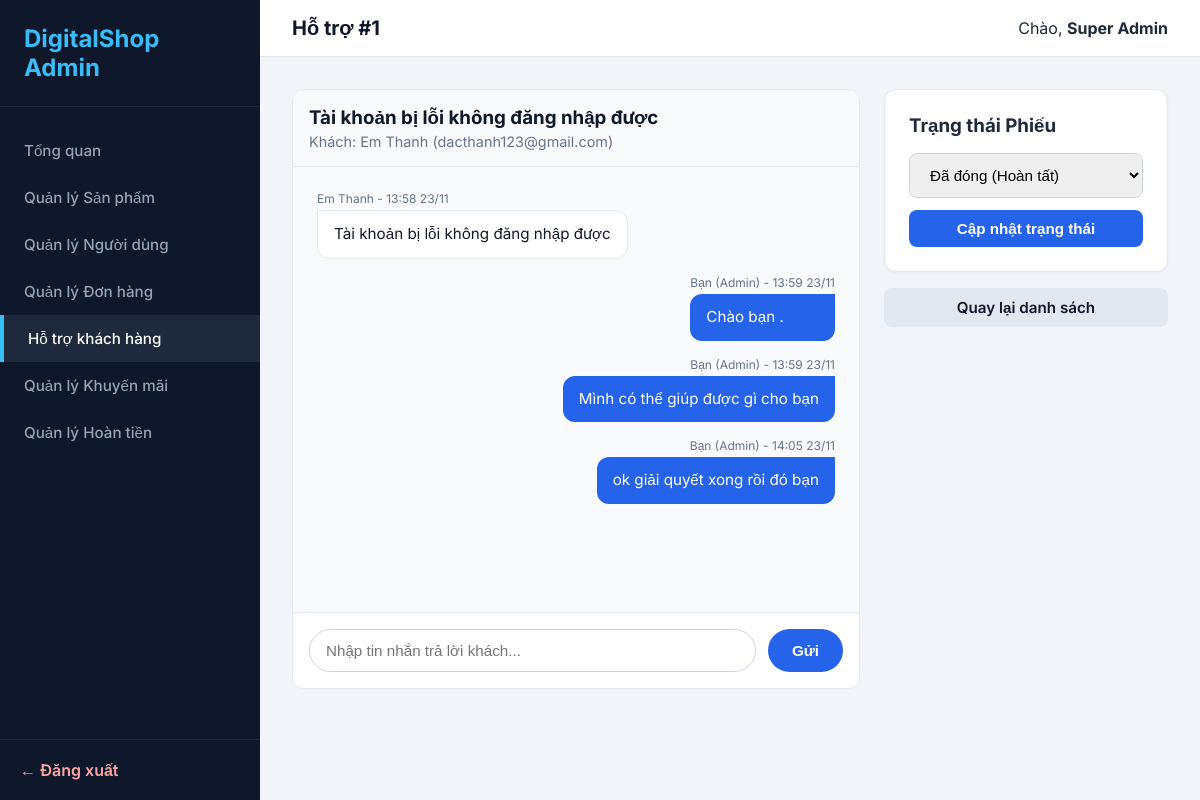
Screenshot of /admin/pages/ticket-detail.php?id=1 (signed in) with the database file from the repository.
### tables this page shows
CREATE TABLE `tickets` (
  `id` int(11) UNSIGNED NOT NULL,
  `user_id` int(11) UNSIGNED NOT NULL,
  `order_id` int(11) UNSIGNED DEFAULT NULL,
  `subject` varchar(255) NOT NULL,
  `status` enum('open','processing','closed') DEFAULT 'open',
  `created_at` datetime DEFAULT current_timestamp()
);

CREATE TABLE `users` (
  `id` int(11) UNSIGNED NOT NULL,
  `name` varchar(100) NOT NULL,
  `email` varchar(150) NOT NULL,
  `password_hash` varchar(255) NOT NULL,
  `balance` bigint(20) NOT NULL DEFAULT 0,
  `status` enum('active','banned') NOT NULL DEFAULT 'active',
  `created_at` datetime NOT NULL DEFAULT current_timestamp()
);

CREATE TABLE `ticket_replies` (
  `id` int(11) UNSIGNED NOT NULL,
  `ticket_id` int(11) UNSIGNED NOT NULL,
  `sender_type` enum('user','admin') NOT NULL,
  `message` text NOT NULL,
  `created_at` datetime DEFAULT current_timestamp()
);

### shared/bootstrap-admin.php (called while the page is built, shortened)
<?php
$host = '127.0.0.1'; $dbname = 'digital_shop'; $user = 'root'; $pass = '';
try {
    $db = new PDO("mysql:host=$host;dbname=$dbname;charset=utf8mb4", $user, $pass);
    $db->setAttribute(PDO::ATTR_ERRMODE, PDO::ERRMODE_EXCEPTION);
    $db->setAttribute(PDO::ATTR_DEFAULT_FETCH_MODE, PDO::FETCH_ASSOC);
} catch (Exception $e) { die("Lỗi DB: " . $e->getMessage()); }
function e($s) { return htmlspecialchars($s ?? '', ENT_QUOTES, 'UTF-8'); }
function is_admin_logged_in() { return isset($_SESSION['admin_id']); }
function current_admin() {
    global $db;
    $stmt = $db->prepare("SELECT * FROM admins WHERE id = ?");
    $stmt->execute([$_SESSION['admin_id']]);
    return $stmt->fetch();
}
function admin_view($template, $data = []) {
    extract($data);
    require __DIR__ . '/../admin/views/layouts/admin.php';
}

### admin/pages/ticket-detail.php (called while the page is built, shortened)
<?php
require __DIR__ . '/../../shared/bootstrap-admin.php';
$id = isset($_GET['id']) ? (int)$_GET['id'] : 0;
$stmt = $db->prepare("SELECT t.*, u.name as user_name, u.email as user_email FROM tickets t JOIN users u ON t.user_id = u.id WHERE t.id = ?");
$stmt->execute([$id]);
$ticket = $stmt->fetch();
$stmt = $db->prepare("SELECT * FROM ticket_replies WHERE ticket_id = ? ORDER BY created_at ASC");
$stmt->execute([$id]);
$replies = $stmt->fetchAll();
admin_view('ticket-detail', ['title' => 'Hỗ trợ #' . $id, 'ticket' => $ticket, 'replies' => $replies]);

### admin/views/ticket-detail.php (the view, shortened to what this page needs)
<div style="display: grid; grid-template-columns: 2fr 1fr; gap: 24px;">
    <div style="background: #fff; border: 1px solid #e2e8f0; border-radius: 12px; overflow: hidden; display: flex; flex-direction: column; height: 600px;">
        <div style="padding: 16px; background: #f8fafc; border-bottom: 1px solid #e2e8f0;">
            <h3 style="margin: 0; color: #0f172a;"><?= e($ticket['subject']) ?></h3>
            <p style="margin: 4px 0 0 0; color: #64748b; font-size: 0.9rem;">Khách: <?= e($ticket['user_name']) ?> (<?= e($ticket['user_email']) ?>)</p>
        </div>
        <div style="flex: 1; padding: 24px; overflow-y: auto; background: #f8fafc;">
            <?php foreach ($replies as $r): ?>
                <?php $isAdmin = ($r['sender_type'] == 'admin'); ?>
                <div style="display: flex; margin-bottom: 16px; justify-content: <?= $isAdmin ? 'flex-end' : 'flex-start'; ?>;">
                    <div style="max-width: 75%;">
                        <div style="font-size: 0.75rem; color: #64748b; margin-bottom: 4px; text-align: <?= $isAdmin ? 'right' : 'left'; ?>;">
                            <?= $isAdmin ? 'Bạn (Admin)' : e($ticket['user_name']) ?> - <?= date('H:i d/m', strtotime($r['created_at'])) ?>
                        </div>
                        <div style="padding: 12px 16px; border-radius: 12px; font-size: 0.95rem; line-height: 1.5; <?= $isAdmin ? 'background: #2563eb; color: #fff; border-top-right-radius: 0;' : 'background: #fff; border: 1px solid #e2e8f0; color: #0f172a; border-top-left-radius: 0;' ?>">
                            <?= nl2br(e($r['message'])) ?>
                        </div>
                    </div>
                </div>
            <?php endforeach; ?>
        </div>
        <div style="padding: 16px; background: #fff; border-top: 1px solid #e2e8f0;">
            <form method="post" style="display: flex; gap: 12px;">
                <input type="text" name="message" class="form-control" placeholder="Nhập tin nhắn trả lời khách..." required style="flex: 1; border-radius: 24px;">
                <button type="submit" class="btn btn-primary" style="border-radius: 24px; padding: 0 24px;">Gửi</button>
            </form>
        </div>
    </div>
    <div>
        <div class="data-card" style="padding: 24px;">
            <h3 style="margin-bottom: 16px;">Trạng thái Phiếu</h3>
            <form method="post">
                <select name="status" class="form-control" style="margin-bottom: 12px;">
                    <option value="closed" <?= $ticket['status'] == 'closed' ? 'selected' : '' ?>>Đã đóng (Hoàn tất)</option>
                </select>
                <button type="submit" class="btn btn-primary" style="width: 100%;">Cập nhật trạng thái</button>
            </form>
        </div>
        <a href="<?= ADMIN_BASE ?>/pages/tickets.php" class="btn" style="display:block; text-align:center; background:#e2e8f0; color:#0f172a; text-decoration:none; margin-top: 16px;">Quay lại danh sách</a>
    </div>
</div>

### admin/views/layouts/admin.php (shortened to what this page needs)
<!DOCTYPE html>
<html lang="vi">
<head>
    <link rel="stylesheet" href="<?= ADMIN_BASE ?>/assets/css/admin.css">
</head>
<body>
    <aside class="sidebar">
        <a href="<?= ADMIN_BASE ?>/index.php" class="sidebar-logo">DigitalShop Admin</a>
        <ul class="sidebar-menu">
            <li><a href="<?= ADMIN_BASE ?>/index.php" class="<?= (basename($_SERVER['PHP_SELF']) == 'index.php') ? 'active' : '' ?>">Tổng quan</a></li>
            <li><a href="<?= ADMIN_BASE ?>/pages/products.php" class="<?= (basename($_SERVER['PHP_SELF']) == 'products.php') ? 'active' : '' ?>">Quản lý Sản phẩm</a></li>
            <li><a href="<?= ADMIN_BASE ?>/pages/users.php" class="<?= (basename($_SERVER['PHP_SELF']) == 'users.php' || basename($_SERVER['PHP_SELF']) == 'user-detail.php') ? 'active' : '' ?>">Quản lý Người dùng</a></li>
            <li><a href="<?= ADMIN_BASE ?>/pages/orders.php" class="<?= (basename($_SERVER['PHP_SELF']) == 'orders.php' || basename($_SERVER['PHP_SELF']) == 'order-detail.php') ? 'active' : '' ?>">Quản lý Đơn hàng</a></li>
            <li><a href="<?= ADMIN_BASE ?>/pages/tickets.php" class="<?= (basename($_SERVER['PHP_SELF']) == 'tickets.php' || basename($_SERVER['PHP_SELF']) == 'ticket-detail.php') ? 'active' : '' ?>">Hỗ trợ khách hàng</a></li>
            <li><a href="<?= ADMIN_BASE ?>/pages/coupons.php" class="<?= (basename($_SERVER['PHP_SELF']) == 'coupons.php') ? 'active' : '' ?>">Quản lý Khuyến mãi</a></li>
            <li>
    <a href="<?= ADMIN_BASE ?>/pages/refunds.php" class="<?= (basename($_SERVER['PHP_SELF']) == 'refunds.php') ? 'active' : '' ?>">
        Quản lý Hoàn tiền
    </a>
</li>
        </ul>
        <div class="sidebar-footer"><a href="<?= ADMIN_BASE ?>/logout.php">← Đăng xuất</a></div>
    </aside>
    <main class="main-content">
        <header class="topbar">
            <h2><?= e($title ?? 'Dashboard') ?></h2>
            <div>Chào, <strong><?= e(current_admin()['name']) ?></strong></div>
        </header>
        <div class="content-area">
            <?php require __DIR__ . '/../' . $template . '.php'; ?>
        </div>
    </main>
</body>
</html>

### admin/assets/css/admin.css (style rules this page uses)
* { box-sizing: border-box; margin: 0; padding: 0; }
body { font-family: 'Inter', sans-serif; background: #f1f5f9; color: #1e293b; display: flex; min-height: 100vh; }
.sidebar { width: 260px; background: #0f172a; color: #fff; display: flex; flex-direction: column; position: fixed; height: 100vh; }
.sidebar-logo { padding: 24px; font-size: 1.5rem; font-weight: 700; border-bottom: 1px solid #1e293b; color: #38bdf8; text-decoration: none; }
.sidebar-menu { list-style: none; padding: 20px 0; flex: 1; }
.sidebar-menu a { display: block; padding: 14px 24px; color: #94a3b8; text-decoration: none; font-weight: 500; transition: 0.2s; font-size: 0.95rem; }
.sidebar-menu a:hover, .sidebar-menu a.active { background: #1e293b; color: #fff; border-left: 4px solid #38bdf8; }
.sidebar-footer { padding: 20px; border-top: 1px solid #1e293b; }
.sidebar-footer a { color: #fca5a5; text-decoration: none; font-weight: 600; }
.main-content { flex: 1; margin-left: 260px; display: flex; flex-direction: column; }
.topbar { background: #fff; padding: 16px 32px; display: flex; justify-content: space-between; align-items: center; border-bottom: 1px solid #e2e8f0; }
.topbar h2 { font-size: 1.25rem; font-weight: 700; color: #0f172a; }
.content-area { padding: 32px; }
.data-card { background: #fff; border-radius: 12px; border: 1px solid #e2e8f0; overflow: hidden; box-shadow: 0 1px 3px rgba(0,0,0,0.05); }
.form-control { width: 100%; padding: 12px 16px; border: 1px solid #cbd5e1; border-radius: 8px; font-size: 0.95rem; outline: none; }
.btn { padding: 10px 20px; border-radius: 8px; font-weight: 600; cursor: pointer; border: none; font-size: 0.95rem; text-decoration: none; display: inline-block; }
.btn-primary { background: #2563eb; color: #fff; }

### rows the page displays
tickets: subject "Tài khoản bị lỗi không đăng nhập được", user.name "Em Thanh", user.email "dacthanh123@gmail.com", status "Đã đóng (Hoàn tất)"
ticket_replies: created_at "13:58 23/11", message "Tài khoản bị lỗi không đăng nhập được"
users: name "Em Thanh"
ticket_replies: sender_type "Bạn (Admin)", created_at "13:59 23/11", message "Chào bạn ."
ticket_replies: sender_type "Bạn (Admin)", created_at "13:59 23/11", message "Mình có thể giúp được gì cho bạn"
ticket_replies: sender_type "Bạn (Admin)", created_at "14:05 23/11", message "ok giải quyết xong rồi đó bạn"

### other values shown
$title "Hỗ trợ #1"
current_admin()['name'] "Super Admin"
